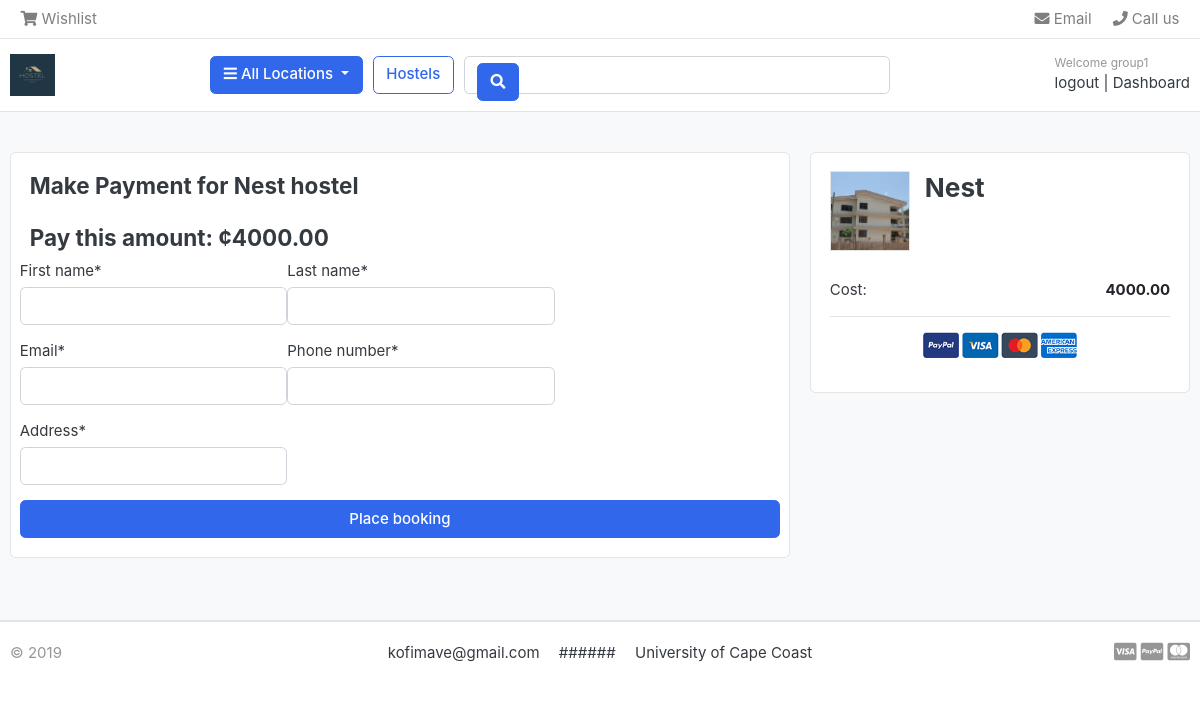
The page /listings/place_booking/2/ (signed in) on the database as committed earlier.
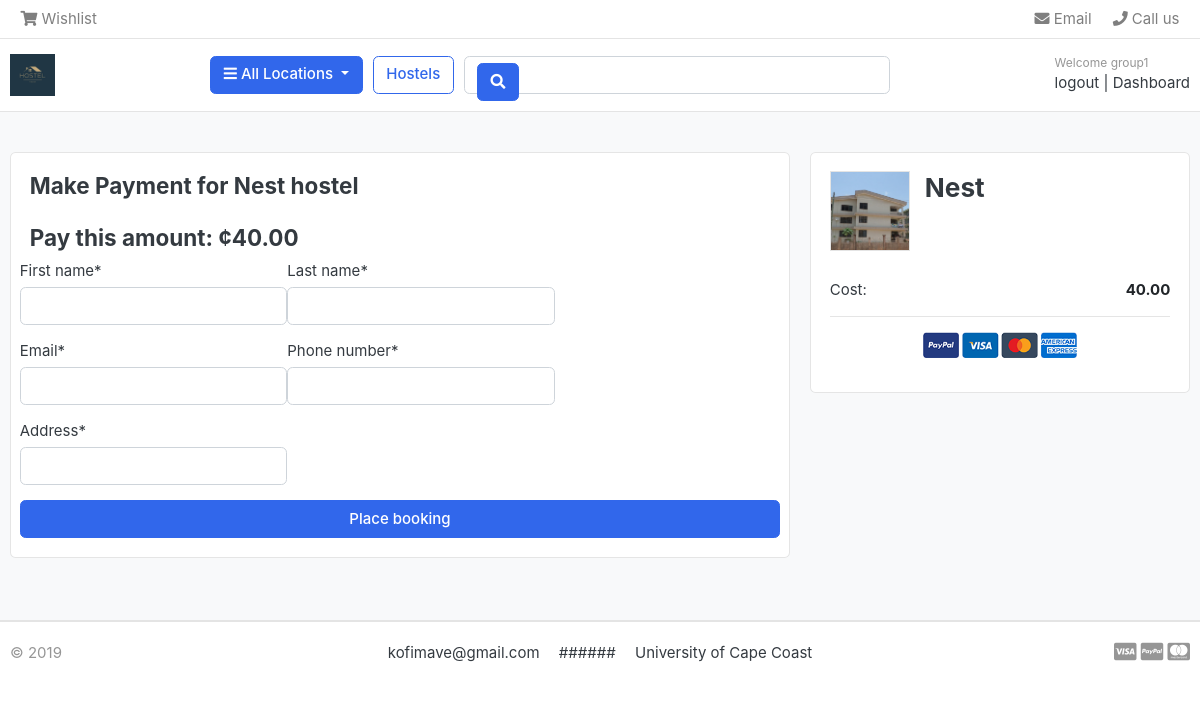
The same page on the database as committed later.
### hostels/models.py (models this page shows, shortened)
class Hostel(models.Model):
    hostel_name = models.CharField(max_length=200)
    hostel_location = models.ForeignKey(Location, on_delete=models.CASCADE)
    slug = models.CharField(max_length=400,  unique=True)
    stock = models.IntegerField()
    is_available = models.BooleanField(default=True)
    created_date = models.DateTimeField(auto_now_add=True)
    updated_date = models.DateTimeField(auto_now=True)
    hostel_manager = models.ForeignKey(User, on_delete=models.CASCADE)
    hostel_price = models.DecimalField(max_digits=15, decimal_places=2)
    hostel_description = models.TextField()
    hostel_image = models.ImageField(upload_to='hostel_main_image')
    hostel_bedroom = models.ImageField(upload_to='hostel_bedroom', blank=True)
    hostel_kitchen = models.ImageField(upload_to='hostel_kitchen', blank=True)
    hostel_washroom = models.ImageField(
        upload_to='hostel_washroom', blank=True)
    objects = models.Manager()
    hostelAvailable = HostelAvailable()

### listings/views.py (the view)
# urls.py: path('place_booking/<int:hostel_id>/', views.place_booking, name='place_booking'),
@login_required
def place_booking(request: HttpRequest, hostel_id) -> HttpResponse:
    hostel = get_object_or_404(Hostel, id=hostel_id)
    pk = settings.PAYSTACK_PUBLIC_KEY
    if request.method == 'POST':
        form = ListingCreateForm(request.POST)
        if form.is_valid():
            listing = form.save(commit=False)
            listing.hostel_name = hostel.hostel_name
            listing.hostel_price = hostel.hostel_price
            listing.save()
            return render(request, 'listings/process.html', {'listing': listing, 'pk': pk})
    else:
        form = ListingCreateForm()
    return render(request, 'listings/place_booking.html', {'form': form, 'hostel': hostel})

### listings/forms.py
class ListingCreateForm(forms.ModelForm):
    class Meta:
        model = Listing
        fields = ['first_name', 'last_name', 'email', 'phone_number', 'address']

### category/context_processor.py (called while the page is built)
def menu_links(request):
    links = Location.objects.all()
    return {'links':links}

### category/models.py (called while the page is built)
    def get_absolute_url(self):
        return reverse("hostels:hostels_by_location", args=[self.slug])

### listings/templates/listings/place_booking.html (shortened to what this page needs)
{% extends "hostels/base.html" %}
{% load static %}
{%  load crispy_forms_tags %}
{% block content %}
<section class="section-content padding-y bg">
<div class="container">
<div class="row">
		<main class="col-md-8">
<article class="card mb-4">
<div class="card-body">
	<header class="mb-4"><h4 class="card-title">Make Payment for {{ hostel.hostel_name }} hostel</h4></header>
	<h4>Pay this amount: &cent;{{ hostel.hostel_price }} </h4>
	<form action="." method="POST">
		<div class="row">
			{{ form|crispy }}
			<input type="submit" class="btn btn-primary btn-block" value="Place booking">
		</div>
	</form>
</div>
</article>
</main>
<aside class="col-md-4">
	<div class="card">
		<div class="card-body">
			<dl class="dlist-align">
				<figure class="itemside mb-4">
					<div class="aside"><img src="{{ hostel.hostel_image.url }}" class="border img-sm"></div>
					<figcaption class="info">
						<h3>{{ hostel.hostel_name }}</h3>
					</figcaption>
				</figure>
			</dl>
			<dl class="dlist-align">
			  <dt>Cost:</dt>
			  <dd class="text-right text-dark b"><strong>{{ hostel.hostel_price }}</strong></dd>
			</dl>
			<hr>
			<p class="text-center mb-3">
				<img src="./images/misc/payments.png" height="26">
			</p>
		</div>
		</div>
		</aside>
	</div>
</div>
</section>
{% endblock content %}

Rows that differ between the two databases and show on the page:
changed Hostel "Nest": hostel_price "4000.00" → "40.00"
